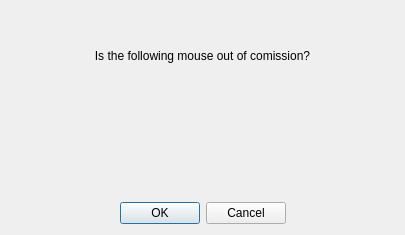
<?xml version="1.0" encoding="UTF-8"?>
<ui version="4.0">
 <class>OldMouseConfirm</class>
 <widget class="QDialog" name="OldMouseConfirm">
  <property name="enabled">
   <bool>true</bool>
  </property>
  <property name="geometry">
   <rect>
    <x>0</x>
    <y>0</y>
    <width>405</width>
    <height>235</height>
   </rect>
  </property>
  <property name="sizePolicy">
   <sizepolicy hsizetype="Preferred" vsizetype="Expanding">
    <horstretch>0</horstretch>
    <verstretch>0</verstretch>
   </sizepolicy>
  </property>
  <property name="windowTitle">
   <string>Confirmation</string>
  </property>
  <property name="modal">
   <bool>true</bool>
  </property>
  <layout class="QVBoxLayout" name="verticalLayout">
   <item>
    <widget class="QLabel" name="confirmation_label">
     <property name="text">
      <string>Is the following mouse out of comission?</string>
     </property>
     <property name="alignment">
      <set>Qt::AlignCenter</set>
     </property>
     <property name="wordWrap">
      <bool>false</bool>
     </property>
    </widget>
   </item>
   <item>
    <widget class="QLabel" name="which_mouse_label">
     <property name="text">
      <string/>
     </property>
     <property name="alignment">
      <set>Qt::AlignCenter</set>
     </property>
    </widget>
   </item>
   <item>
    <widget class="QDialogButtonBox" name="confirmation_button_box">
     <property name="sizePolicy">
      <sizepolicy hsizetype="Preferred" vsizetype="Fixed">
       <horstretch>0</horstretch>
       <verstretch>0</verstretch>
      </sizepolicy>
     </property>
     <property name="orientation">
      <enum>Qt::Horizontal</enum>
     </property>
     <property name="standardButtons">
      <set>QDialogButtonBox::Cancel|QDialogButtonBox::Ok</set>
     </property>
     <property name="centerButtons">
      <bool>true</bool>
     </property>
    </widget>
   </item>
  </layout>
 </widget>
 <resources/>
 <connections/>
</ui>
